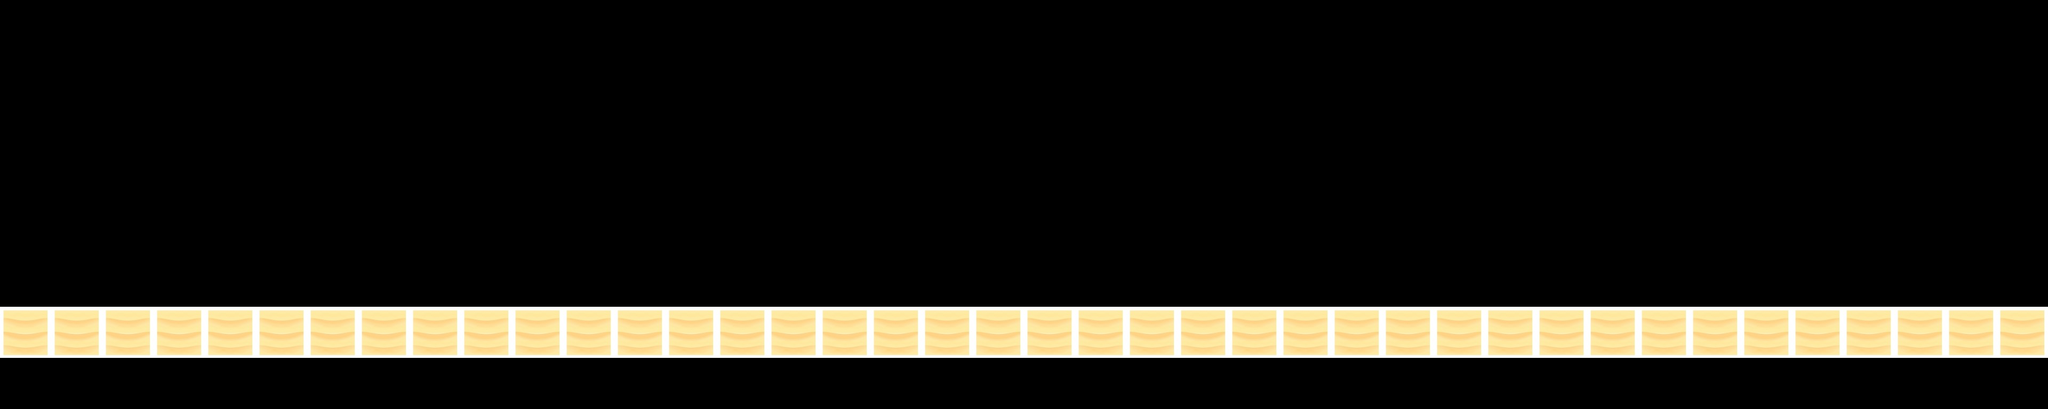

Tiled map render using the project's own tile images. Description and the map definition, with tile-layer contents summarised, below:
An orthogonal 40x8 tile map with 96x96 px tiles, 1 tile layer (Tile Layer 1), 2 tilesets.

<map version="1.8" tiledversion="1.8.4" orientation="orthogonal" renderorder="right-down" width="40" height="8" tilewidth="96" tileheight="96" infinite="0" nextlayerid="2" nextobjectid="1">
 <tileset firstgid="1" source="ground.tsx" />
 <tileset firstgid="111" source="Ground2.tsx" />
 <layer id="1" name="Tile Layer 1" width="40" height="8">
  <data>[320 cells, 40 non-empty, 1 distinct tile ids]</data>
 </layer>
</map>
